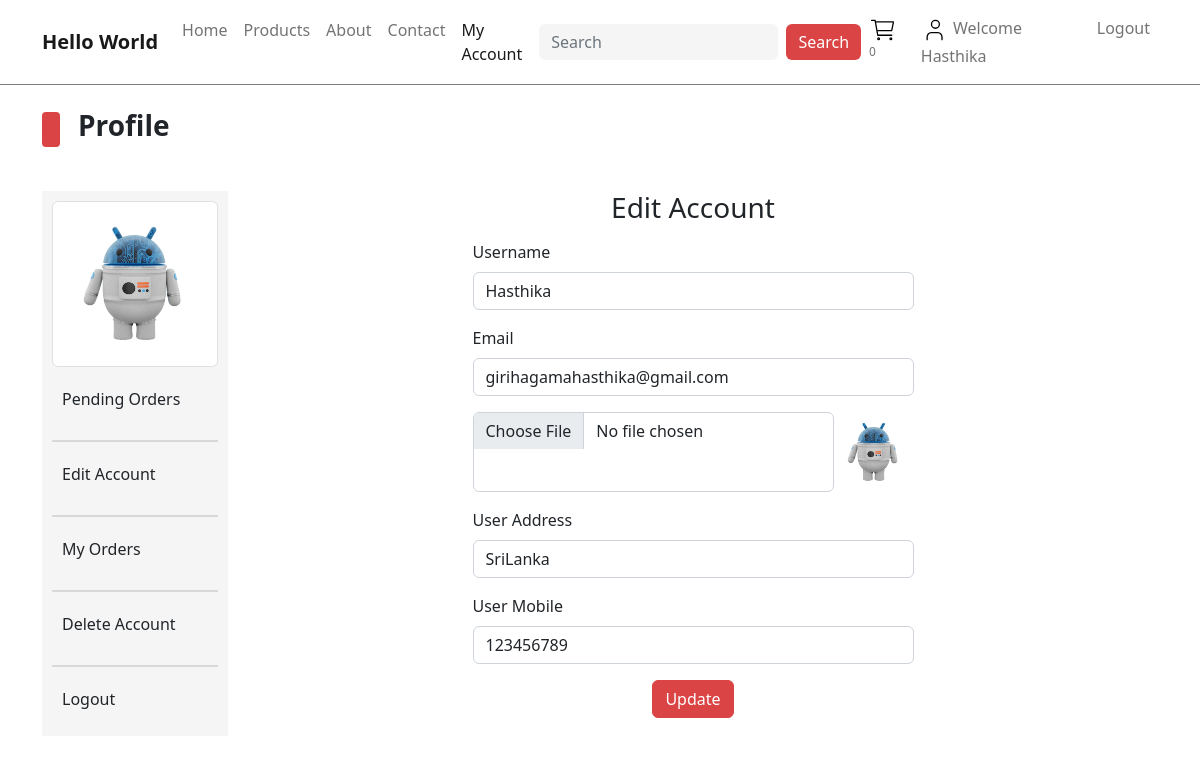
Page /users_area/profile.php?edit_account (signed in) on the committed database.
### tables this page shows
CREATE TABLE `user_table` (
  `user_id` int(11) NOT NULL,
  `username` varchar(100) NOT NULL,
  `user_email` varchar(100) NOT NULL,
  `user_password` varchar(255) NOT NULL,
  `user_image` varchar(255) NOT NULL,
  `user_ip` varchar(100) NOT NULL,
  `user_address` varchar(255) NOT NULL,
  `user_mobile` varchar(20) NOT NULL
);

### users_area/edit_account.php (the view, shortened to what this page needs)
<?php
if(isset($_GET['edit_account'])){
    $user_session_name = $_SESSION['username'];
    $select_user_query = "SELECT * FROM `user_table` WHERE username='$user_session_name'";
    $select_user_result = mysqli_query($con,$select_user_query);
    $row_user_fetch = mysqli_fetch_array($select_user_result);
    $username = $row_user_fetch['username'];
    $user_email = $row_user_fetch['user_email'];
    $user_address = $row_user_fetch['user_address'];
    $user_mobile = $row_user_fetch['user_mobile'];
    $user_image = $row_user_fetch['user_image'];
}
?>
<!DOCTYPE html>
<html lang="en">
<head>
</head>
<body>
    <div class="container">
        <div class="row justify-content-center">
            <div class="col-md-6">
                <h3 class="text-center mb-3">Edit Account</h3>
                <form action="" method="post" enctype="multipart/form-data" class="d-flex flex-column gap-3">
                    <div class="form-outline">
                        <label for="user_username" class="form-label">Username</label>
                        <input type="text" name="user_username" id="user_username" class="form-control" value="<?php echo $username;?>">
                    </div>
                    <div class="form-outline">
                        <label for="user_email" class="form-label">Email</label>
                        <input type="email" name="user_email" id="user_email" class="form-control" value="<?php echo $user_email;?>">
                    </div>
                    <div class="form-outline d-flex">
                        <input type="file" name="user_image" id="user_image" value="<?php echo $user_image;?>" class="form-control">
                        <img src="./user_images/<?php echo $user_image;?>" height="80px" alt="<?php echo $username;?> Photo">
                    </div>
                    <div class="form-outline">
                        <label for="user_address" class="form-label">User Address</label>
                        <input type="text" name="user_address" id="user_address" class="form-control" value="<?php echo $user_address;?>">
                    </div>
                    <div class="form-outline">
                        <label for="user_mobile" class="form-label">User Mobile</label>
                        <input type="text" name="user_mobile" id="user_mobile" class="form-control" value="<?php echo $user_mobile;?>">
                    </div>
                    <div class="form-outline text-center">
                        <input type="submit" name="user_update" id="user_update" value="Update" class="btn btn-primary">
                    </div>
                </form>
            </div>
        </div>
    </div>
</body>
</html>

### users_area/profile.php (shortened to what this page needs)
<?php
include("../functions/common_functions.php");
?>
<!DOCTYPE html>
<html lang="en">
<head>
    <link rel="stylesheet" href="../assets/css/bootstrap.css" />
    <link rel="stylesheet" href="../assets/css/main.css" />
</head>
<body>
    <nav class="navbar navbar-expand-lg navbar-light bg-light">
        <div class="container">
            <a class="navbar-brand fw-bold" href="#">Hello World</a>
            <div class="collapse navbar-collapse" id="navbarSupportedContent">
                <ul class="navbar-nav mx-auto mb-2 mb-lg-0">
                    <li class="nav-item">
                        <a class="nav-link" href="../index.php">Home</a>
                    </li>
                    <li class="nav-item">
                        <a class="nav-link" href="../products.php">Products</a>
                    </li>
                    <li class="nav-item">
                        <a class="nav-link" href="">About</a>
                    </li>
                    <li class="nav-item">
                        <a class="nav-link" href="">Contact</a>
                    </li>
                    <li class="nav-item">
                        <a class="nav-link active"  aria-current="page" href="profile.php">My Account</a>
                    </li>
                </ul>
                <form class="d-flex" action="../search_product.php">
                    <input class="form-control me-2" type="search" placeholder="Search" aria-label="Search">
                    <button class="btn btn-outline-primary" type="submit">Search</button>
                </form>
                <ul class="navbar-nav mb-2 mb-lg-0">
                    <li class="nav-item">
                        <a class="nav-link" href="../cart.php">
                            <sup>
                            </sup>
                        </a>
                    </li>
                    <li class="nav-item">
                        <a class="nav-link" class="d-flex align-items-center gap-1" href="#">
                            <?php
                                if(!isset($_SESSION['username'])){
                                    echo "<span>
                                    Welcome guest
                                </span>";
                            }else{
                                    echo "<span>
                                    Welcome ".$_SESSION['username']. "</span>";
                                }
                                ?>
                        </a>
                    </li>
                    <?php
                    if(!isset($_SESSION['username'])){
                        echo "<li class='nav-item'>
                        <a class='nav-link' href='./users_area/user_login.php'>
                            Login
                        </a>
                    </li>";
                }else{
                        echo "<li class='nav-item'>
                        <a class='nav-link' href='./logout.php'>
                            Logout
                        </a>
                    </li>";
                    }
                    ?>
                </ul>
            </div>
        </div>
    </nav>
    <div class="all-prod">
        <div class="container">
            <div class="sub-container pt-4 pb-4">
                <div class="categ-header">
                    <div class="sub-title">
                        <span class="shape"></span>
                        <span class="title h3 text-dark">Profile</span>
                    </div>
                </div>
                <div class="row mx-0">
                    <div class="col-md-2 side-nav p-0">
                        <ul class="navbar-nav me-auto navbar-profile">
                            <?php
                                $username = $_SESSION['username'];
                                $select_user_img = "SELECT * FROM `user_table` WHERE username='$username'";
                                $select_user_img_result = mysqli_query($con,$select_user_img);
                                $row_user_img = mysqli_fetch_array($select_user_img_result);
                                $userImg = $row_user_img['user_image'];
                                echo "                            <li class='nav-item d-flex align-items-center gap-2'>
                                <img src='./user_images/$userImg' alt='$username photo' class='img-profile img-thumbnail'/>
                            </li>";
                            ?>
                            <li class="nav-item d-flex align-items-center gap-2">
                                <a href="profile.php" class="nav-link fw-bold">
                                    <h6>Pending Orders</h6>
                                </a>
                            </li>
                            <li class="table-group-divider"></li>
                            <li class="nav-item d-flex align-items-center gap-2">
                                <a href="profile.php?edit_account" class="nav-link fw-bold">
                                    <h6>Edit Account</h6>
                                </a>
                            </li>
                            <li class="table-group-divider"></li>
                            <li class="nav-item d-flex align-items-center gap-2">
                                <a href="profile.php?my_orders" class="nav-link fw-bold">
                                    <h6>My Orders</h6>
                                </a>
                            </li>
                            <li class="table-group-divider"></li>
                            <li class="nav-item d-flex align-items-center gap-2">
                                <a href="profile.php?delete_account" class="nav-link fw-bold">
                                    <h6>Delete Account</h6>
                                </a>
                            </li>
                            <li class="table-group-divider"></li>
                            <li class="nav-item d-flex align-items-center gap-2">
                                <a href="./logout.php" class="nav-link fw-bold">
                                    <h6>Logout</h6>
                                </a>
                            </li>
                        </ul>
                    </div>
                    <div class="col-md-10">
                        <div class="row">
                            <?php
                                if(isset($_GET['edit_account'])){
                                    include('./edit_account.php');
                                }
                            ?>
                        </div>
                    </div>
                </div>
            </div>
        </div>
    </div>
</body>
</html>

### assets/css/main.css (style rules this page uses)
* { -webkit-box-sizing: border-box; -moz-box-sizing: border-box; box-sizing: border-box; margin: 0; padding: 0; }
html { scroll-behavior: smooth; }
a { text-decoration: none; color: #000000; cursor: pointer; }
button, input[type="submit"] { cursor: pointer; }
ul { list-style: none; }
.text-dark { --bs-text-opacity: 1; color: rgba(var(--bs-darkk-rgb), var(--bs-text-opacity)) !important; }
.container .categ-header { display: flex; flex-direction: column; gap: 20px; margin-bottom: 40px; }
.container .categ-header .sub-title { display: flex; flex-direction: row; gap: 18px; align-items: center; }
.container .categ-header .sub-title span:nth-of-type(1) { width: 18px; height: 35px; background-color: #DB4444; border-radius: 4px; -webkit-border-radius: 4px; -moz-border-radius: 4px; -ms-border-radius: 4px; -o-border-radius: 4px; }
.shape { display: inline-block; width: 18px; height: 35px; background-color: #DB4444; border-radius: 4px; -webkit-border-radius: 4px; -moz-border-radius: 4px; -ms-border-radius: 4px; -o-border-radius: 4px; }
.container .categ-header .sub-title span:nth-of-type(2) { color: #DB4444; font-weight: bold; }
.bg-light { background-color: #ffffff !important; border-bottom: 1px solid #7D8184; }
.navbar .d-flex .form-control { background-color: #F5F5F5; border: none; }
.navbar .d-flex .btn-outline-primary { background-color: #DB4444; color: #ffffff; border: none; }
.all-prod .container .sub-container .side-nav a { padding: 8px 10px; }
.navbar-profile { background-color: #F5F5F5; padding: 10px; gap: 15px; }
.img-profile { width:100%; }
li.table-group-divider , .table-group-divider { border-color: #d8d8d8; }

### rows in the picture
user_table: user_image (picture), user_username "Hasthika", user_email "girihagamahasthika@gmail.com", user_address "SriLanka", user_mobile "123456789"

### other values in the picture
$count_cart_items "0"
$_SESSION['username'] "Hasthika"
